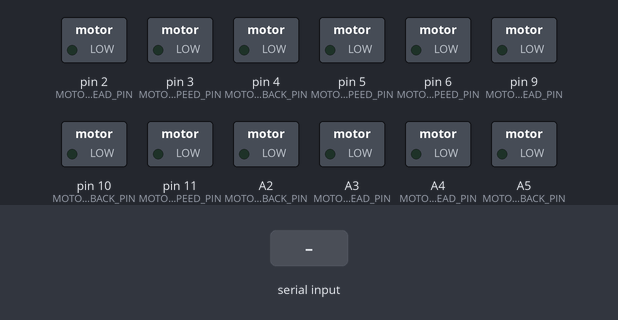
Bench run of a sketch on a simulated Arduino Uno, built with avr-gcc and run on an emulated ATmega328P. Parts: switched loads named in the sketch (green lamp = pin HIGH). The test bench sets the inputs (shaded band).

Above: at 1.2 s.
1.3 s: byte 0 (GOAHEAD) received over Serial
At 2.8 s:
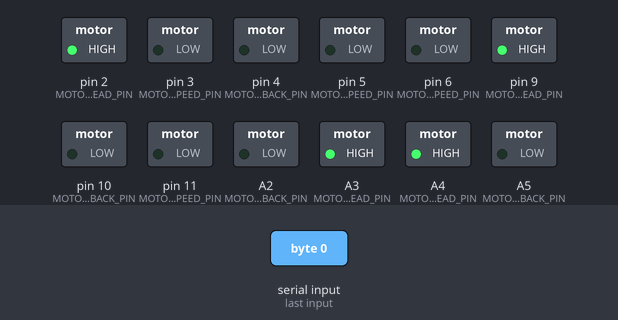
3.1 s: byte 1 (GOAHEAD_RIGHT) received over Serial
At 3.25 s:
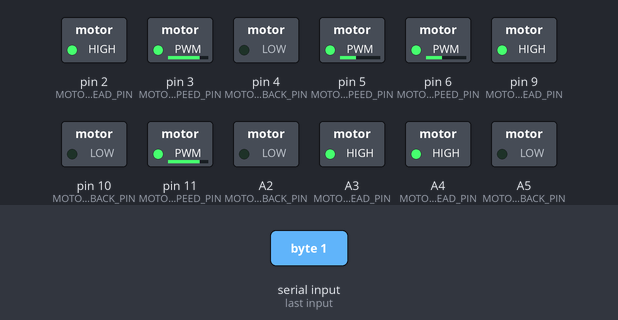
4.9 s: byte 2 (GORIGHT) received over Serial
At 5.7 s:
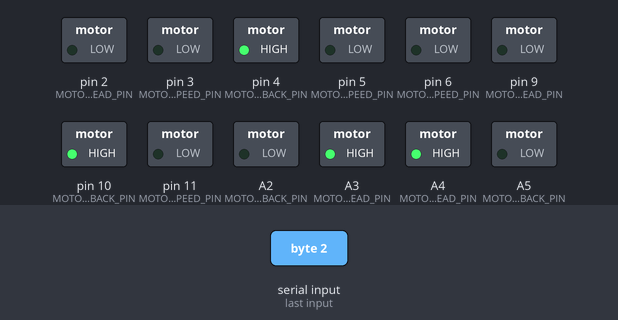
6.7 s: byte 3 (GORIGHT_BACK) received over Serial
At 8.2 s:
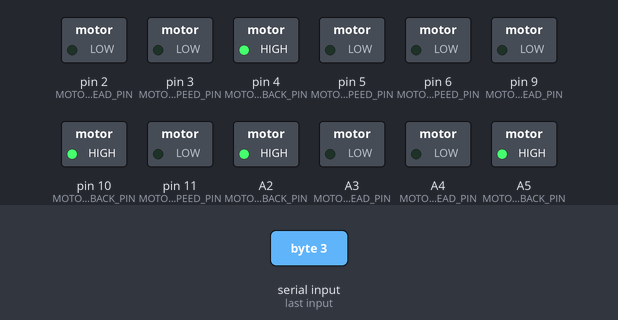
8.5 s: byte 4 (GOBACK) received over Serial
At 8.65 s:
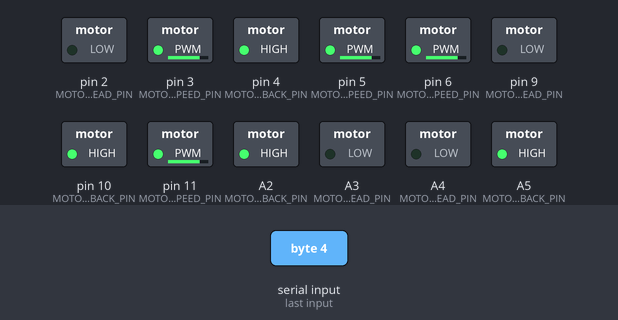
10.3 s: byte 5 (GOBACK_LEFT) received over Serial
At 10.45 s:
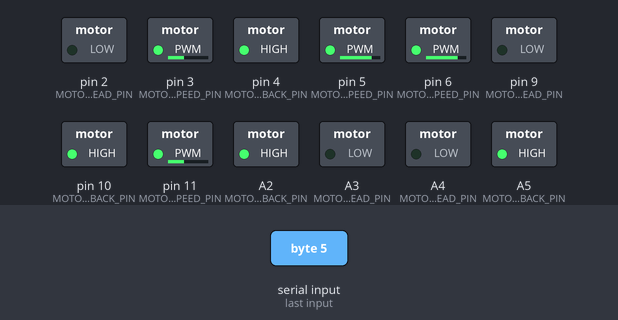
Timing chart, 0 to 13.1 s (numbered marks = the images above; inputs shaded):
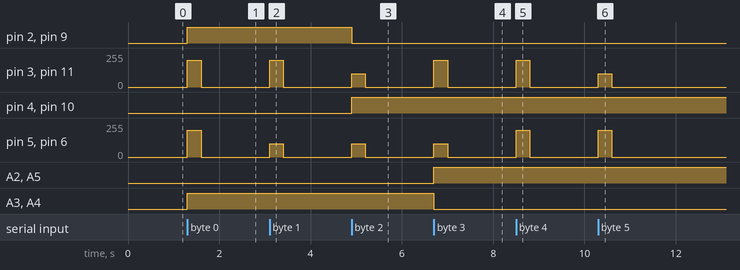

The sketch:

main.ino
```cpp
/////// Definition of the 8 commands that we can receive from the the phone///////

#define GOAHEAD 0        //if we receive this commande the car will go ahead in a straight line
#define GOAHEAD_RIGHT 1  //if we receive this commande the car will go ahead but with a deviation to the right as the vehicle go ahead
#define GORIGHT 2        //if we receive this commande the car will turn around itself in a clockwise direction
#define GORIGHT_BACK 3   //if we receive this commande the car will go back but with a deviation to the right as the vehicle go back
#define GOBACK 4         //if we receive this commande the car will go back in a straight line
#define GOBACK_LEFT 5    //if we receive this commande the car will go back but with a deviation to the left as the vehicle go back
#define GOLEFT 6         //if we receive this commande the car will turn around itself in a counterclockwise direction
#define GOLEFT_AHEAD 7   //if we receive this commande the car will go ahead but with a deviation to the left as the vehicle go ahead

////// Definition of the motors constants////
/*
 * This constants depends on the cables connections between the motors and the arduino board
*/
#define MOTOR_RIGHT_FRONT_SPEED_PIN    5  //couleur verte 9
#define MOTOR_RIGHT_FRONT_GOAHEAD_PIN  9  //couleur jaune 5
#define MOTOR_RIGHT_FRONT_GOBACK_PIN   4  //couleur orange

#define MOTOR_LEFT_FRONT_SPEED_PIN    11  //couleur verte 11
#define MOTOR_LEFT_FRONT_GOAHEAD_PIN  A3  //couleur bleu
#define MOTOR_LEFT_FRONT_GOBACK_PIN   A2  //couleur verte

#define MOTOR_RIGHT_BACK_SPEED_PIN     6  //couleur verte
#define MOTOR_RIGHT_BACK_GOAHEAD_PIN   2  //couleur verte
#define MOTOR_RIGHT_BACK_GOBACK_PIN    10  //couleur jaune 3

#define MOTOR_LEFT_BACK_SPEED_PIN     3  //couleur jaune 10
#define MOTOR_LEFT_BACK_GOAHEAD_PIN   A4  //coul-ur verte
#define MOTOR_LEFT_BACK_GOBACK_PIN    A5  //couleur verte


///////////DEFINITION OF THE SPEED LEVEL WE CAN USE WITH THE CAR///////////////////
#define HIGH_SPEED_LEVEL 200
#define LOW_SPEED_LEVEL 100
#define STOP_SPEED_LEVEL 0

/*
 * This short variable allow us to know what command has been given (from the phone though the bluetooth shield)
 * defult is -1 i.e. no commande has been given
*/
short commande = -1;

//The setup function
void setup() {

  //We define all the motor's pin in output mode
  pinMode(MOTOR_RIGHT_FRONT_SPEED_PIN, OUTPUT);
  pinMode(MOTOR_RIGHT_FRONT_GOAHEAD_PIN, OUTPUT);
  pinMode(MOTOR_RIGHT_FRONT_GOBACK_PIN, OUTPUT);

  pinMode(MOTOR_LEFT_FRONT_SPEED_PIN, OUTPUT);
  pinMode(MOTOR_LEFT_FRONT_GOAHEAD_PIN, OUTPUT);
  pinMode(MOTOR_LEFT_FRONT_GOBACK_PIN, OUTPUT);

  pinMode(MOTOR_RIGHT_BACK_SPEED_PIN, OUTPUT);
  pinMode(MOTOR_RIGHT_BACK_GOAHEAD_PIN, OUTPUT);
  pinMode(MOTOR_RIGHT_BACK_GOBACK_PIN, OUTPUT);

  pinMode(MOTOR_LEFT_BACK_SPEED_PIN, OUTPUT);
  pinMode(MOTOR_LEFT_BACK_GOAHEAD_PIN, OUTPUT);
  pinMode(MOTOR_LEFT_BACK_GOBACK_PIN, OUTPUT);

  //////////////////////////////////////////////
  Serial.begin(9600);
}
/////////END SETUP//////////////////


//Loop function
void loop(){
  if(Serial.available() > 0){ // Checks whether data is comming from the serial port
      commande = Serial.read(); // Reads the data from the serial port
      //Serial.println(commande); // Debugging only
      if (commande == GOAHEAD) { //if we receive the GOAHEAD commande

        //We configure the rotation sense of each motor
        digitalWrite(MOTOR_LEFT_FRONT_GOAHEAD_PIN, HIGH);
        digitalWrite(MOTOR_LEFT_FRONT_GOBACK_PIN, LOW);

        digitalWrite(MOTOR_LEFT_BACK_GOAHEAD_PIN, HIGH);
        digitalWrite(MOTOR_LEFT_BACK_GOBACK_PIN, LOW);

        digitalWrite(MOTOR_RIGHT_FRONT_GOAHEAD_PIN, HIGH);
        digitalWrite(MOTOR_RIGHT_FRONT_GOBACK_PIN, LOW);

        digitalWrite(MOTOR_RIGHT_BACK_GOAHEAD_PIN, HIGH);
        digitalWrite(MOTOR_RIGHT_BACK_GOBACK_PIN, LOW);

        //We give eache motor the necessary speed in order to drive the car forward
        analogWrite(MOTOR_LEFT_FRONT_SPEED_PIN, HIGH_SPEED_LEVEL);
        analogWrite(MOTOR_LEFT_BACK_SPEED_PIN, HIGH_SPEED_LEVEL);
        analogWrite(MOTOR_RIGHT_FRONT_SPEED_PIN, HIGH_SPEED_LEVEL);
        analogWrite(MOTOR_RIGHT_BACK_SPEED_PIN, HIGH_SPEED_LEVEL);
     }
     else if (commande == GOAHEAD_RIGHT) { //if we receive the GOAHEAD_RIGHT commande

      //We configure the rotation sense each motor
        digitalWrite(MOTOR_LEFT_FRONT_GOAHEAD_PIN, HIGH);
        digitalWrite(MOTOR_LEFT_FRONT_GOBACK_PIN, LOW);

        digitalWrite(MOTOR_LEFT_BACK_GOAHEAD_PIN, HIGH);
        digitalWrite(MOTOR_LEFT_BACK_GOBACK_PIN, LOW);

        digitalWrite(MOTOR_RIGHT_FRONT_GOAHEAD_PIN, HIGH);
        digitalWrite(MOTOR_RIGHT_FRONT_GOBACK_PIN, LOW);

        digitalWrite(MOTOR_RIGHT_BACK_GOAHEAD_PIN, HIGH);
        digitalWrite(MOTOR_RIGHT_BACK_GOBACK_PIN, LOW);

        //We give eache motor the necessary speed in order to drive the car forward right
        analogWrite(MOTOR_LEFT_FRONT_SPEED_PIN, HIGH_SPEED_LEVEL);
        analogWrite(MOTOR_LEFT_BACK_SPEED_PIN, HIGH_SPEED_LEVEL);
        analogWrite(MOTOR_RIGHT_FRONT_SPEED_PIN, LOW_SPEED_LEVEL);
        analogWrite(MOTOR_RIGHT_BACK_SPEED_PIN, LOW_SPEED_LEVEL);
     }
     else if (commande == GORIGHT) { //if we receive the GORIGHT commande

      //We configure the rotation sense of the eache motor
        digitalWrite(MOTOR_LEFT_FRONT_GOAHEAD_PIN, HIGH);
        digitalWrite(MOTOR_LEFT_FRONT_GOBACK_PIN, LOW);

        digitalWrite(MOTOR_LEFT_BACK_GOAHEAD_PIN, HIGH);
        digitalWrite(MOTOR_LEFT_BACK_GOBACK_PIN, LOW);

        digitalWrite(MOTOR_RIGHT_FRONT_GOAHEAD_PIN, LOW);
        digitalWrite(MOTOR_RIGHT_FRONT_GOBACK_PIN, HIGH);

        digitalWrite(MOTOR_RIGHT_BACK_GOAHEAD_PIN, LOW);
        digitalWrite(MOTOR_RIGHT_BACK_GOBACK_PIN, HIGH);

        //We give eache motor the necessary speed in order to drive the car around itself in a clockwise direction
        analogWrite(MOTOR_LEFT_FRONT_SPEED_PIN, LOW_SPEED_LEVEL);
        analogWrite(MOTOR_LEFT_BACK_SPEED_PIN, LOW_SPEED_LEVEL);
        analogWrite(MOTOR_RIGHT_FRONT_SPEED_PIN, LOW_SPEED_LEVEL);
        analogWrite(MOTOR_RIGHT_BACK_SPEED_PIN, LOW_SPEED_LEVEL);
     }
     else if (commande == GORIGHT_BACK) { //if we receive the GORIGHT_BACK commande

      //We configure the rotation sense of the eache motor
        digitalWrite(MOTOR_LEFT_FRONT_GOAHEAD_PIN, LOW);
        digitalWrite(MOTOR_LEFT_FRONT_GOBACK_PIN, HIGH);

        digitalWrite(MOTOR_LEFT_BACK_GOAHEAD_PIN, LOW);
        digitalWrite(MOTOR_LEFT_BACK_GOBACK_PIN, HIGH);

        digitalWrite(MOTOR_RIGHT_FRONT_GOAHEAD_PIN, LOW);
        digitalWrite(MOTOR_RIGHT_FRONT_GOBACK_PIN, HIGH);

        digitalWrite(MOTOR_RIGHT_BACK_GOAHEAD_PIN, LOW);
        digitalWrite(MOTOR_RIGHT_BACK_GOBACK_PIN, HIGH);

        //We give eache motor the necessary speed in order to drive the car back right
        analogWrite(MOTOR_LEFT_FRONT_SPEED_PIN, HIGH_SPEED_LEVEL);
        analogWrite(MOTOR_LEFT_BACK_SPEED_PIN, HIGH_SPEED_LEVEL);
        analogWrite(MOTOR_RIGHT_FRONT_SPEED_PIN, LOW_SPEED_LEVEL);
        analogWrite(MOTOR_RIGHT_BACK_SPEED_PIN, LOW_SPEED_LEVEL);
     }
     else if (commande == GOBACK) { //if we receive the GOBACK commande

      //We configure the rotation sense of the eache motor
        digitalWrite(MOTOR_LEFT_FRONT_GOAHEAD_PIN, LOW);
        digitalWrite(MOTOR_LEFT_FRONT_GOBACK_PIN, HIGH);

        digitalWrite(MOTOR_LEFT_BACK_GOAHEAD_PIN, LOW);
        digitalWrite(MOTOR_LEFT_BACK_GOBACK_PIN, HIGH);

        digitalWrite(MOTOR_RIGHT_FRONT_GOAHEAD_PIN, LOW);
        digitalWrite(MOTOR_RIGHT_FRONT_GOBACK_PIN, HIGH);

        digitalWrite(MOTOR_RIGHT_BACK_GOAHEAD_PIN, LOW);
        digitalWrite(MOTOR_RIGHT_BACK_GOBACK_PIN, HIGH);

        //We give eache motor the necessary speed in order to drive the car back
        analogWrite(MOTOR_LEFT_FRONT_SPEED_PIN, HIGH_SPEED_LEVEL);
        analogWrite(MOTOR_LEFT_BACK_SPEED_PIN, HIGH_SPEED_LEVEL);
        analogWrite(MOTOR_RIGHT_FRONT_SPEED_PIN, HIGH_SPEED_LEVEL);
        analogWrite(MOTOR_RIGHT_BACK_SPEED_PIN, HIGH_SPEED_LEVEL);
     }
     else if (commande == GOBACK_LEFT) { //if we receive the GOBACK_LEFT commande

      //We configure the rotation sense of the eache motor
        digitalWrite(MOTOR_LEFT_FRONT_GOAHEAD_PIN, LOW);
        digitalWrite(MOTOR_LEFT_FRONT_GOBACK_PIN, HIGH);

        digitalWrite(MOTOR_LEFT_BACK_GOAHEAD_PIN, LOW);
        digitalWrite(MOTOR_LEFT_BACK_GOBACK_PIN, HIGH);

        digitalWrite(MOTOR_RIGHT_FRONT_GOAHEAD_PIN, LOW);
        digitalWrite(MOTOR_RIGHT_FRONT_GOBACK_PIN, HIGH);

        digitalWrite(MOTOR_RIGHT_BACK_GOAHEAD_PIN, LOW);
        digitalWrite(MOTOR_RIGHT_BACK_GOBACK_PIN, HIGH);

        //We give eache motor the necessary speed in order to drive the car back left
        analogWrite(MOTOR_LEFT_FRONT_SPEED_PIN, LOW_SPEED_LEVEL);
        analogWrite(MOTOR_LEFT_BACK_SPEED_PIN, LOW_SPEED_LEVEL);
        analogWrite(MOTOR_RIGHT_FRONT_SPEED_PIN, HIGH_SPEED_LEVEL);
        analogWrite(MOTOR_RIGHT_BACK_SPEED_PIN, HIGH_SPEED_LEVEL);
     }
     else if (commande == GOLEFT) { //if we receive the GOLEFT commande

      //We configure the rotation sense of the eache motor
        digitalWrite(MOTOR_LEFT_FRONT_GOAHEAD_PIN, LOW);
        digitalWrite(MOTOR_LEFT_FRONT_GOBACK_PIN, HIGH);

        digitalWrite(MOTOR_LEFT_BACK_GOAHEAD_PIN, LOW);
        digitalWrite(MOTOR_LEFT_BACK_GOBACK_PIN, HIGH);

        digitalWrite(MOTOR_RIGHT_FRONT_GOAHEAD_PIN, HIGH);
        digitalWrite(MOTOR_RIGHT_FRONT_GOBACK_PIN, LOW);

        digitalWrite(MOTOR_RIGHT_BACK_GOAHEAD_PIN, HIGH);
        digitalWrite(MOTOR_RIGHT_BACK_GOBACK_PIN, LOW);

        //We give eache motor the necessary speed in order to drive the car around itself in a counterclockwise direction
        analogWrite(MOTOR_LEFT_FRONT_SPEED_PIN, LOW_SPEED_LEVEL);
        analogWrite(MOTOR_LEFT_BACK_SPEED_PIN, LOW_SPEED_LEVEL);
        analogWrite(MOTOR_RIGHT_FRONT_SPEED_PIN, LOW_SPEED_LEVEL);
        analogWrite(MOTOR_RIGHT_BACK_SPEED_PIN, LOW_SPEED_LEVEL);
     }
     else if (commande == GOLEFT_AHEAD) { //if we receive the GOLEFT_AHEAD commande

      //We configure the rotation sense of the eache motor
        digitalWrite(MOTOR_LEFT_FRONT_GOAHEAD_PIN, HIGH);
        digitalWrite(MOTOR_LEFT_FRONT_GOBACK_PIN, LOW);

        digitalWrite(MOTOR_LEFT_BACK_GOAHEAD_PIN, HIGH);
        digitalWrite(MOTOR_LEFT_BACK_GOBACK_PIN, LOW);

        digitalWrite(MOTOR_RIGHT_FRONT_GOAHEAD_PIN, HIGH);
        digitalWrite(MOTOR_RIGHT_FRONT_GOBACK_PIN, LOW);

        digitalWrite(MOTOR_RIGHT_BACK_GOAHEAD_PIN, HIGH);
        digitalWrite(MOTOR_RIGHT_BACK_GOBACK_PIN, LOW);

        //We give eache motor the necessary speed in order to drive the car forward left
        analogWrite(MOTOR_LEFT_FRONT_SPEED_PIN, LOW_SPEED_LEVEL);
        analogWrite(MOTOR_LEFT_BACK_SPEED_PIN, LOW_SPEED_LEVEL);
        analogWrite(MOTOR_RIGHT_FRONT_SPEED_PIN, HIGH_SPEED_LEVEL);
        analogWrite(MOTOR_RIGHT_BACK_SPEED_PIN, HIGH_SPEED_LEVEL);
     }
     commande = -1; //we reset the commande value to the default commande
    delay(300); //we delay 300ms before the next iteration
  }else{ //If no command has been given we set all the motor's speed to 0 in order to stop the car
    analogWrite(MOTOR_LEFT_FRONT_SPEED_PIN, STOP_SPEED_LEVEL);
    analogWrite(MOTOR_LEFT_BACK_SPEED_PIN, STOP_SPEED_LEVEL);
    analogWrite(MOTOR_RIGHT_FRONT_SPEED_PIN, STOP_SPEED_LEVEL);
    analogWrite(MOTOR_RIGHT_BACK_SPEED_PIN, STOP_SPEED_LEVEL);
  }
}

////////////END LOOP////////////////////
```

Measured:
- after the input at 1.3 s, pin 2 (MOTOR_RIGHT_BACK_GOAHEAD_PIN): LOW → HIGH at once; pin 3 (MOTOR_LEFT_BACK_SPEED_PIN): 0/255 → 200/255 at once, → 0/255 0.30 s later
- after the input at 3.1 s, pin 3 (MOTOR_LEFT_BACK_SPEED_PIN), pin 11 (MOTOR_LEFT_FRONT_SPEED_PIN): 0/255 → 200/255 at once, → 0/255 0.30 s later; pin 5 (MOTOR_RIGHT_FRONT_SPEED_PIN), pin 6 (MOTOR_RIGHT_BACK_SPEED_PIN): 0/255 → 100/255 at once, → 0/255 0.30 s later
- after the input at 4.9 s, pin 2 (MOTOR_RIGHT_BACK_GOAHEAD_PIN): HIGH → LOW at once; pin 3 (MOTOR_LEFT_BACK_SPEED_PIN): 0/255 → 100/255 at once, → 0/255 0.30 s later
- after the input at 6.7 s, pin 3 (MOTOR_LEFT_BACK_SPEED_PIN): 0/255 → 200/255 at once, → 0/255 0.30 s later; pin 5 (MOTOR_RIGHT_FRONT_SPEED_PIN): 0/255 → 100/255 at once, → 0/255 0.30 s later
- after the input at 8.5 s, pin 3 (MOTOR_LEFT_BACK_SPEED_PIN), pin 5 (MOTOR_RIGHT_FRONT_SPEED_PIN), pin 6 (MOTOR_RIGHT_BACK_SPEED_PIN), pin 11 (MOTOR_LEFT_FRONT_SPEED_PIN): 0/255 → 200/255 at once, → 0/255 0.30 s later
- after the input at 10.3 s, pin 3 (MOTOR_LEFT_BACK_SPEED_PIN), pin 11 (MOTOR_LEFT_FRONT_SPEED_PIN): 0/255 → 100/255 at once, → 0/255 0.30 s later; pin 5 (MOTOR_RIGHT_FRONT_SPEED_PIN), pin 6 (MOTOR_RIGHT_BACK_SPEED_PIN): 0/255 → 200/255 at once, → 0/255 0.30 s later
